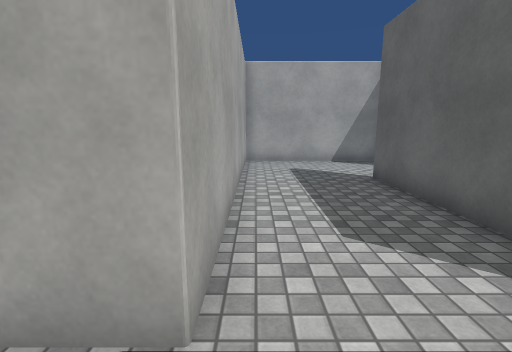
view 1 (above)

18 first-person views from a walk through a scene from a Unity 3-D project. The camera is 1.4 m above the floor, tilts 10° down and sees 85° across. The floor is counted in squares, 1 m on a side. Each view is taken from the middle of a square. On the plan, view 1 faces up. The plan holds only what a view shows up to about 14 squares ahead; the rest is blank. The place goes on beyond the plan. The player is left out. Surface patterns are stand-ins for the level's own textures.

view 2
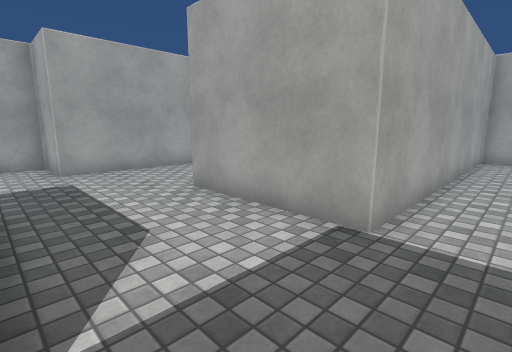

view 3
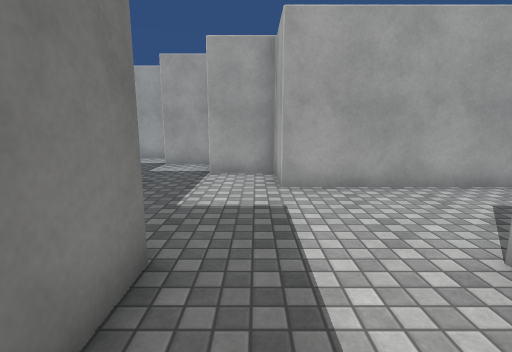

view 4
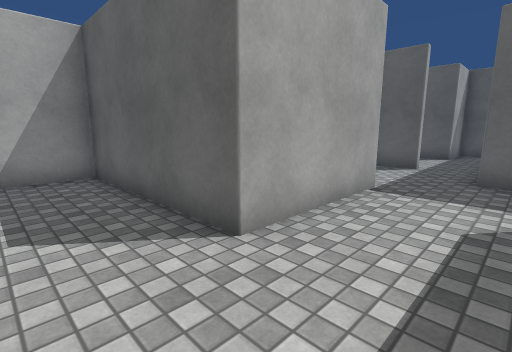

view 5
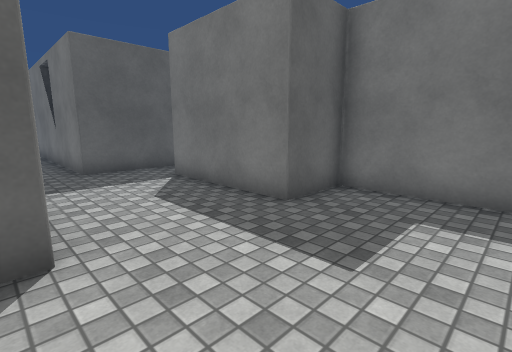

view 6
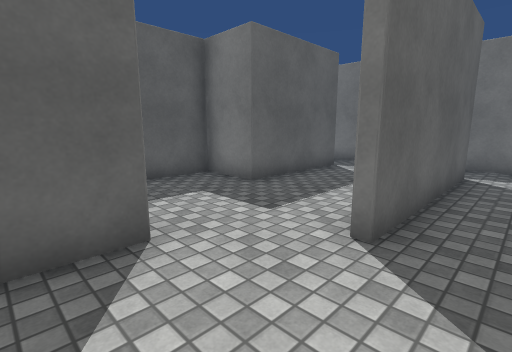

view 7
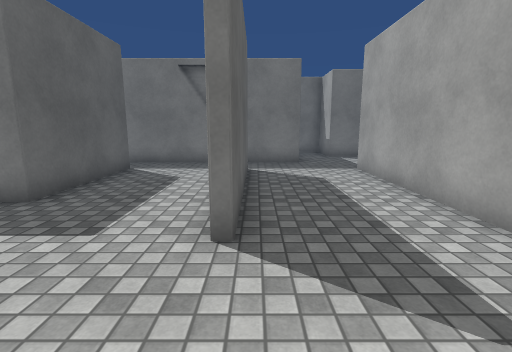

view 8
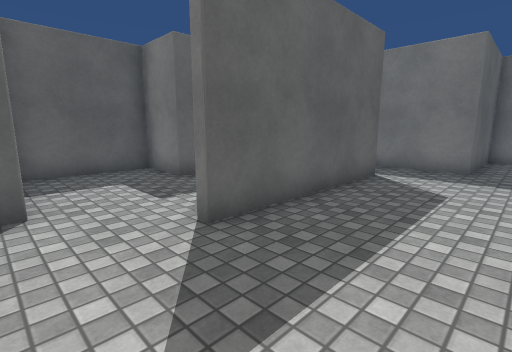

view 9
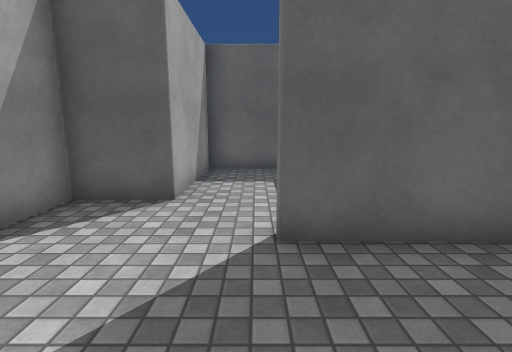

view 10
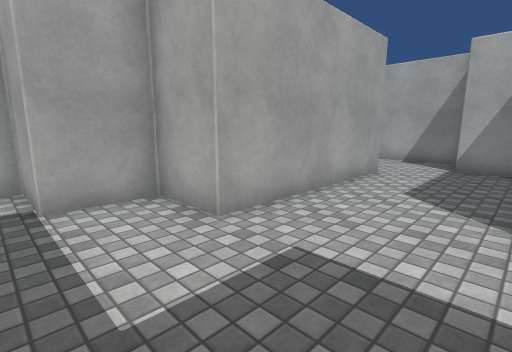

view 11
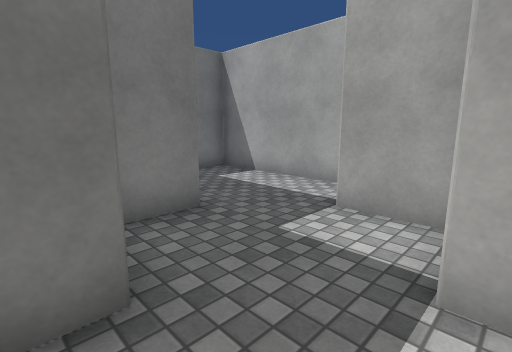

view 12
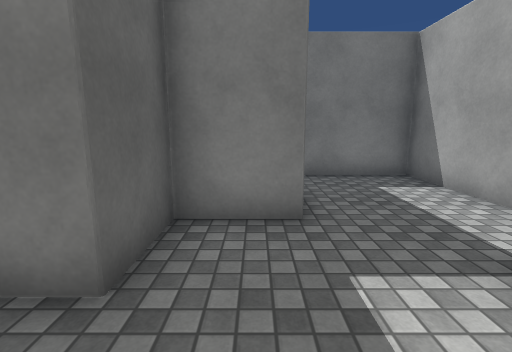

view 13
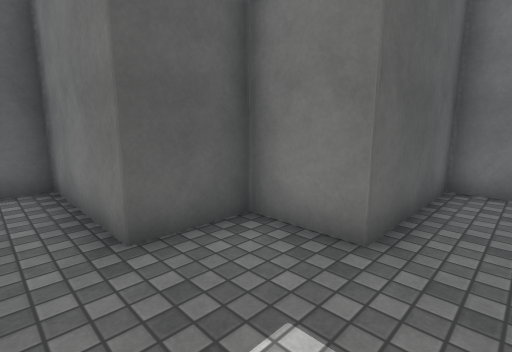

view 14
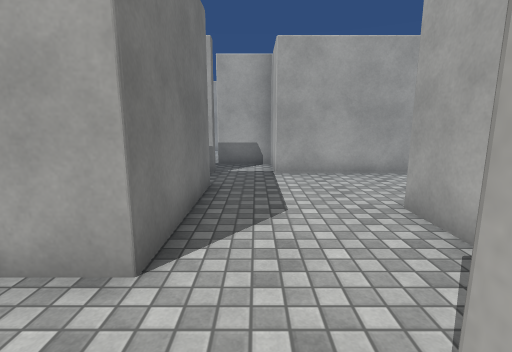

view 15
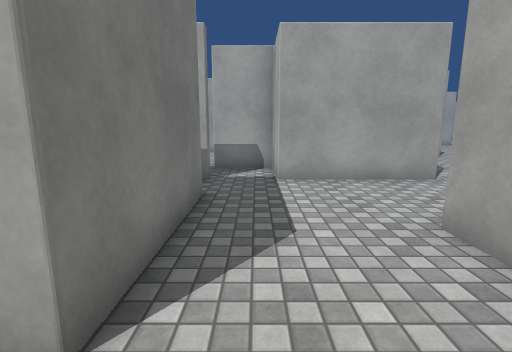

view 16
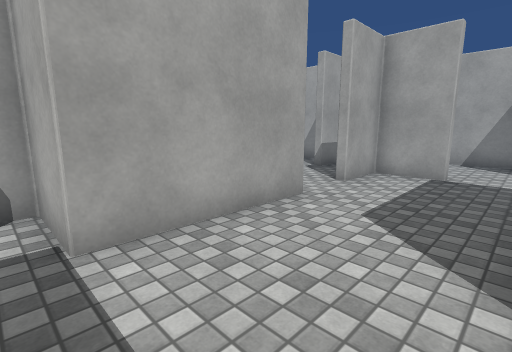

view 17
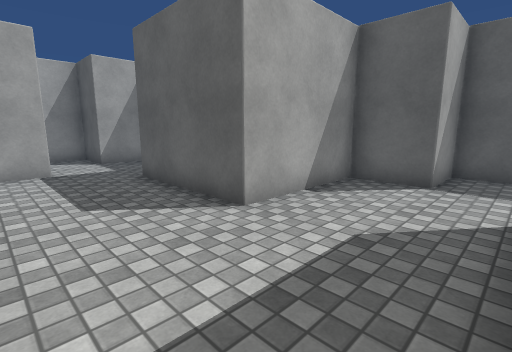

view 18
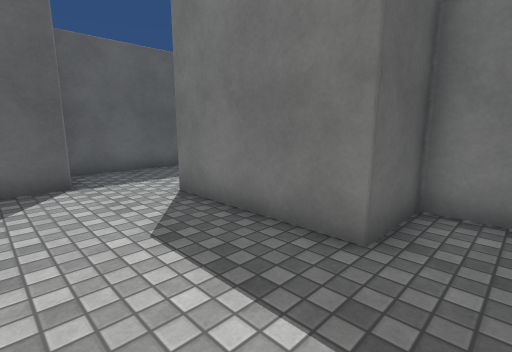

### Floor plan
Ten units are one square. View 1 is at (0, 0); x grows to the right and y downward. Boxes are objects, and circles mark ways between rooms. Rooms are numbered by the first view taken in them; rooms with no view inside come last. Other rooms are left out.
<svg viewBox="-169 -201 267 307">
<path fill="none" stroke="#000" d="M-4 -16 -47 -16 -47 -76 -67 -76M-84 -59 -84 4 -104 4 -104 24 -124 24 -124 45M5 41 13 41 13 1M-107 61 -87 61 -87 41 -47 41 -47 21 -4 21 -4 31M33 -18 33 -78M13 1 88 1M93 -6 93 -16 73 -16 73 -59 93 -59 93 -96 53 -96 53 -116 -4 -116 -4 -16M-144 -119 -144 -76 -164 -76 -164 -56M-125 -156 -144 -156 -144 -138M-164 -169 -164 -158M-91 -176 -107 -176 -107 -196 -132 -196M-67 -76 -67 -96 -107 -96 -107 -139M-127 -39 -127 -59 -84 -59M-144 50 -144 101 -107 101 -107 61"/>
<circle cx="5" cy="-15" r="3" fill="#2a7"/>
<circle cx="-77" cy="-70" r="3" fill="#2a7"/>
<circle cx="-115" cy="50" r="3" fill="#2a7"/>
<text x="-60" y="0">1</text>
<text x="40" y="-60">2</text>
<text x="-130" y="-130">3</text>
<text x="-130" y="70">4</text>
</svg>
Room 1 opens to room 2. Room 1 opens to room 3. Room 1 opens to room 4.

Where each view was taken, in squares from view 1:
view 1: 0 up, 0 right, facing up
view 2: 2 down, 1 right, facing up-left
view 3: 1 down, 2 left, facing left
view 4: 1 down, 7 left, facing up-right
view 5: 2 up, 8 left, facing down-right
view 6: 11 up, 2 right, facing down-right
view 7: 11 up, 3 right, facing down
view 8: 10 up, 0 right, facing down-right
view 9: 8 up, 0 right, facing right
view 10: 3 down, 5 left, facing up-left
view 11: 2 down, 8 left, facing down-left
view 12: 2 down, 10 left, facing down
view 13: 3 down, 12 left, facing down-right
view 14: 7 up, 6 left, facing left
view 15: 7 up, 7 left, facing left
view 16: 7 up, 11 left, facing up-left
view 17: 6 up, 14 left, facing up-right
view 18: 9 up, 14 left, facing down-right
